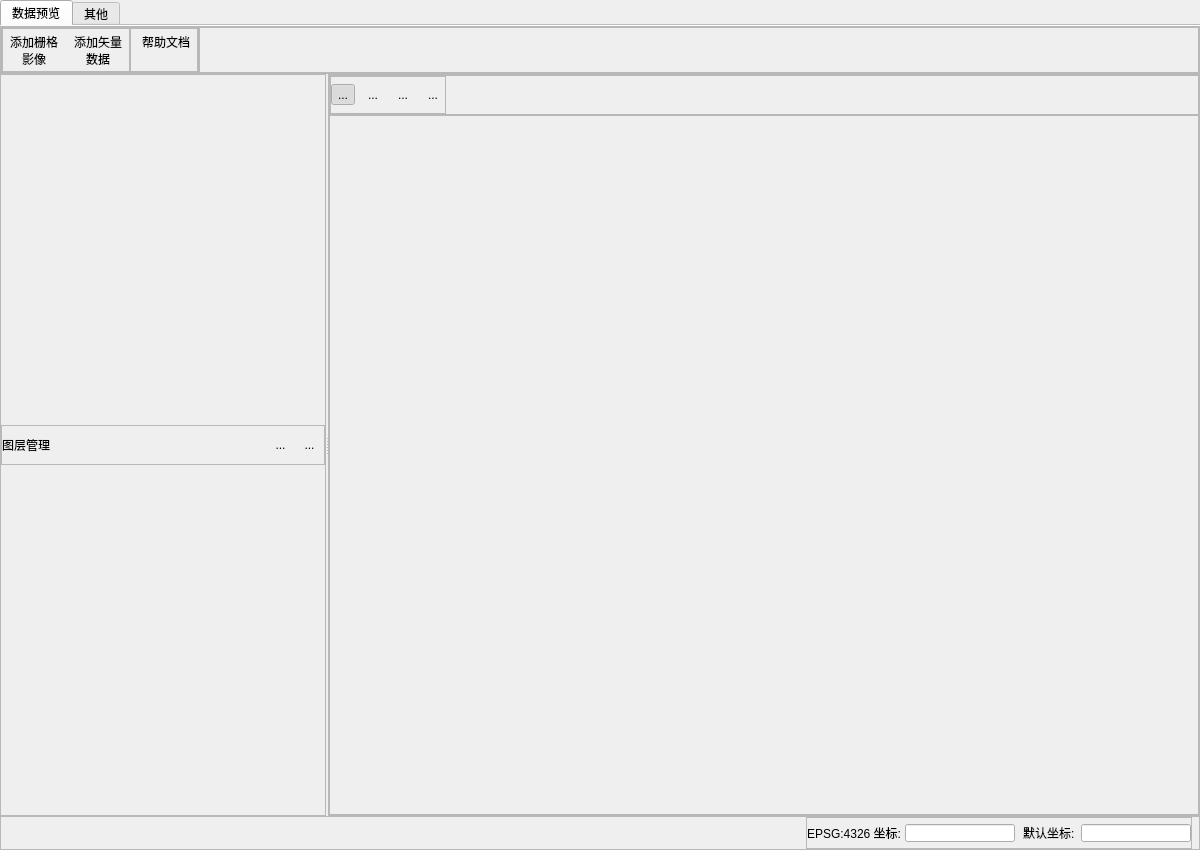
<?xml version="1.0" encoding="UTF-8"?>
<ui version="4.0">
 <class>MainWindow</class>
 <widget class="QMainWindow" name="MainWindow">
  <property name="geometry">
   <rect>
    <x>0</x>
    <y>0</y>
    <width>1200</width>
    <height>850</height>
   </rect>
  </property>
  <property name="minimumSize">
   <size>
    <width>1200</width>
    <height>850</height>
   </size>
  </property>
  <property name="windowTitle">
   <string>MainWindow</string>
  </property>
  <widget class="QWidget" name="centralwidget">
   <layout class="QVBoxLayout" name="verticalLayout">
    <property name="spacing">
     <number>0</number>
    </property>
    <property name="leftMargin">
     <number>0</number>
    </property>
    <property name="topMargin">
     <number>0</number>
    </property>
    <property name="rightMargin">
     <number>0</number>
    </property>
    <property name="bottomMargin">
     <number>0</number>
    </property>
    <item>
     <widget class="QTabWidget" name="tabWidget">
      <property name="currentIndex">
       <number>0</number>
      </property>
      <property name="documentMode">
       <bool>true</bool>
      </property>
      <widget class="QWidget" name="tab_data_preview">
       <attribute name="title">
        <string>数据预览</string>
       </attribute>
       <layout class="QVBoxLayout" name="verticalLayout_2">
        <property name="spacing">
         <number>0</number>
        </property>
        <property name="leftMargin">
         <number>0</number>
        </property>
        <property name="topMargin">
         <number>0</number>
        </property>
        <property name="rightMargin">
         <number>0</number>
        </property>
        <property name="bottomMargin">
         <number>0</number>
        </property>
        <item>
         <widget class="QFrame" name="frame_prev_top">
          <property name="sizePolicy">
           <sizepolicy hsizetype="Preferred" vsizetype="Fixed">
            <horstretch>0</horstretch>
            <verstretch>0</verstretch>
           </sizepolicy>
          </property>
          <property name="frameShape">
           <enum>QFrame::StyledPanel</enum>
          </property>
          <property name="frameShadow">
           <enum>QFrame::Raised</enum>
          </property>
          <layout class="QHBoxLayout" name="horizontalLayout">
           <property name="spacing">
            <number>0</number>
           </property>
           <property name="leftMargin">
            <number>0</number>
           </property>
           <property name="topMargin">
            <number>0</number>
           </property>
           <property name="rightMargin">
            <number>0</number>
           </property>
           <property name="bottomMargin">
            <number>0</number>
           </property>
           <item>
            <widget class="QFrame" name="frame_prev_tools">
             <property name="sizePolicy">
              <sizepolicy hsizetype="Fixed" vsizetype="Fixed">
               <horstretch>0</horstretch>
               <verstretch>0</verstretch>
              </sizepolicy>
             </property>
             <property name="frameShape">
              <enum>QFrame::StyledPanel</enum>
             </property>
             <property name="frameShadow">
              <enum>QFrame::Raised</enum>
             </property>
             <layout class="QHBoxLayout" name="horizontalLayout_2">
              <property name="spacing">
               <number>0</number>
              </property>
              <property name="leftMargin">
               <number>0</number>
              </property>
              <property name="topMargin">
               <number>0</number>
              </property>
              <property name="rightMargin">
               <number>0</number>
              </property>
              <property name="bottomMargin">
               <number>0</number>
              </property>
              <item>
               <widget class="QFrame" name="prev_tools_add">
                <property name="sizePolicy">
                 <sizepolicy hsizetype="Fixed" vsizetype="Preferred">
                  <horstretch>0</horstretch>
                  <verstretch>0</verstretch>
                 </sizepolicy>
                </property>
                <property name="frameShape">
                 <enum>QFrame::StyledPanel</enum>
                </property>
                <property name="frameShadow">
                 <enum>QFrame::Raised</enum>
                </property>
                <layout class="QHBoxLayout" name="horizontalLayout_3">
                 <property name="spacing">
                  <number>2</number>
                 </property>
                 <property name="leftMargin">
                  <number>0</number>
                 </property>
                 <property name="topMargin">
                  <number>0</number>
                 </property>
                 <property name="rightMargin">
                  <number>0</number>
                 </property>
                 <property name="bottomMargin">
                  <number>0</number>
                 </property>
                 <item>
                  <widget class="QToolButton" name="button_add_raster">
                   <property name="minimumSize">
                    <size>
                     <width>0</width>
                     <height>0</height>
                    </size>
                   </property>
                   <property name="baseSize">
                    <size>
                     <width>0</width>
                     <height>0</height>
                    </size>
                   </property>
                   <property name="font">
                    <font>
                     <family>Microsoft YaHei</family>
                    </font>
                   </property>
                   <property name="text">
                    <string>添加栅格
影像</string>
                   </property>
                   <property name="icon">
                    <iconset resource="../resources/rc.qrc">
                     <normaloff>:/icon/open_raster</normaloff>:/icon/open_raster</iconset>
                   </property>
                   <property name="iconSize">
                    <size>
                     <width>36</width>
                     <height>36</height>
                    </size>
                   </property>
                   <property name="toolButtonStyle">
                    <enum>Qt::ToolButtonTextUnderIcon</enum>
                   </property>
                   <property name="autoRaise">
                    <bool>true</bool>
                   </property>
                  </widget>
                 </item>
                 <item>
                  <widget class="QToolButton" name="button_add_shp">
                   <property name="font">
                    <font>
                     <family>Microsoft YaHei</family>
                    </font>
                   </property>
                   <property name="text">
                    <string>添加矢量
数据</string>
                   </property>
                   <property name="icon">
                    <iconset resource="../resources/rc.qrc">
                     <normaloff>:/icon/open_vector</normaloff>:/icon/open_vector</iconset>
                   </property>
                   <property name="iconSize">
                    <size>
                     <width>36</width>
                     <height>36</height>
                    </size>
                   </property>
                   <property name="toolButtonStyle">
                    <enum>Qt::ToolButtonTextUnderIcon</enum>
                   </property>
                   <property name="autoRaise">
                    <bool>true</bool>
                   </property>
                  </widget>
                 </item>
                </layout>
               </widget>
              </item>
              <item>
               <widget class="QFrame" name="prev_tools_teach">
                <property name="frameShape">
                 <enum>QFrame::StyledPanel</enum>
                </property>
                <property name="frameShadow">
                 <enum>QFrame::Raised</enum>
                </property>
                <layout class="QHBoxLayout" name="horizontalLayout_9">
                 <property name="spacing">
                  <number>2</number>
                 </property>
                 <property name="leftMargin">
                  <number>4</number>
                 </property>
                 <property name="topMargin">
                  <number>0</number>
                 </property>
                 <property name="rightMargin">
                  <number>0</number>
                 </property>
                 <property name="bottomMargin">
                  <number>0</number>
                 </property>
                 <item>
                  <widget class="QToolButton" name="button_help">
                   <property name="font">
                    <font>
                     <family>Microsoft YaHei</family>
                    </font>
                   </property>
                   <property name="text">
                    <string>帮助文档
</string>
                   </property>
                   <property name="icon">
                    <iconset resource="../resources/rc.qrc">
                     <normaloff>:/icon/help</normaloff>:/icon/help</iconset>
                   </property>
                   <property name="iconSize">
                    <size>
                     <width>36</width>
                     <height>36</height>
                    </size>
                   </property>
                   <property name="toolButtonStyle">
                    <enum>Qt::ToolButtonTextUnderIcon</enum>
                   </property>
                   <property name="autoRaise">
                    <bool>true</bool>
                   </property>
                  </widget>
                 </item>
                </layout>
               </widget>
              </item>
             </layout>
            </widget>
           </item>
           <item>
            <widget class="QFrame" name="frame_prev_fill">
             <property name="font">
              <font>
               <family>Microsoft YaHei</family>
              </font>
             </property>
             <property name="frameShape">
              <enum>QFrame::StyledPanel</enum>
             </property>
             <property name="frameShadow">
              <enum>QFrame::Raised</enum>
             </property>
            </widget>
           </item>
          </layout>
         </widget>
        </item>
        <item>
         <widget class="QWidget" name="widget_middle" native="true">
          <layout class="QHBoxLayout" name="horizontalLayout_4">
           <property name="spacing">
            <number>0</number>
           </property>
           <property name="leftMargin">
            <number>0</number>
           </property>
           <property name="topMargin">
            <number>0</number>
           </property>
           <property name="rightMargin">
            <number>0</number>
           </property>
           <property name="bottomMargin">
            <number>0</number>
           </property>
           <item>
            <widget class="QSplitter" name="splitter">
             <property name="orientation">
              <enum>Qt::Horizontal</enum>
             </property>
             <property name="handleWidth">
              <number>2</number>
             </property>
             <property name="childrenCollapsible">
              <bool>false</bool>
             </property>
             <widget class="QFrame" name="frame_prev_layers">
              <property name="minimumSize">
               <size>
                <width>200</width>
                <height>0</height>
               </size>
              </property>
              <property name="frameShape">
               <enum>QFrame::StyledPanel</enum>
              </property>
              <property name="frameShadow">
               <enum>QFrame::Raised</enum>
              </property>
              <layout class="QVBoxLayout" name="layout_prev_layers">
               <property name="spacing">
                <number>0</number>
               </property>
               <property name="leftMargin">
                <number>0</number>
               </property>
               <property name="topMargin">
                <number>0</number>
               </property>
               <property name="rightMargin">
                <number>0</number>
               </property>
               <property name="bottomMargin">
                <number>0</number>
               </property>
               <item>
                <widget class="QFrame" name="frame_prev_layers_mgr">
                 <property name="sizePolicy">
                  <sizepolicy hsizetype="Preferred" vsizetype="Fixed">
                   <horstretch>0</horstretch>
                   <verstretch>0</verstretch>
                  </sizepolicy>
                 </property>
                 <property name="minimumSize">
                  <size>
                   <width>0</width>
                   <height>40</height>
                  </size>
                 </property>
                 <property name="maximumSize">
                  <size>
                   <width>16777215</width>
                   <height>40</height>
                  </size>
                 </property>
                 <property name="frameShape">
                  <enum>QFrame::StyledPanel</enum>
                 </property>
                 <property name="frameShadow">
                  <enum>QFrame::Raised</enum>
                 </property>
                 <layout class="QHBoxLayout" name="horizontalLayout_5">
                  <property name="spacing">
                   <number>0</number>
                  </property>
                  <property name="leftMargin">
                   <number>0</number>
                  </property>
                  <property name="topMargin">
                   <number>0</number>
                  </property>
                  <property name="rightMargin">
                   <number>0</number>
                  </property>
                  <property name="bottomMargin">
                   <number>0</number>
                  </property>
                  <item>
                   <widget class="QLabel" name="label">
                    <property name="font">
                     <font>
                      <family>Microsoft YaHei</family>
                     </font>
                    </property>
                    <property name="text">
                     <string>图层管理</string>
                    </property>
                   </widget>
                  </item>
                  <item>
                   <spacer name="horizontalSpacer">
                    <property name="orientation">
                     <enum>Qt::Horizontal</enum>
                    </property>
                    <property name="sizeHint" stdset="0">
                     <size>
                      <width>40</width>
                      <height>20</height>
                     </size>
                    </property>
                   </spacer>
                  </item>
                  <item>
                   <widget class="QToolButton" name="button_prev_clear">
                    <property name="styleSheet">
                     <string notr="true">padding:4px;</string>
                    </property>
                    <property name="text">
                     <string>...</string>
                    </property>
                    <property name="icon">
                     <iconset resource="../resources/rc.qrc">
                      <normaloff>:/icon/clear_layer</normaloff>:/icon/clear_layer</iconset>
                    </property>
                    <property name="iconSize">
                     <size>
                      <width>16</width>
                      <height>16</height>
                     </size>
                    </property>
                    <property name="autoRaise">
                     <bool>true</bool>
                    </property>
                   </widget>
                  </item>
                  <item>
                   <widget class="QToolButton" name="button_prev_remove">
                    <property name="styleSheet">
                     <string notr="true">padding:4px;</string>
                    </property>
                    <property name="text">
                     <string>...</string>
                    </property>
                    <property name="icon">
                     <iconset resource="../resources/rc.qrc">
                      <normaloff>:/icon/remove_layer</normaloff>:/icon/remove_layer</iconset>
                    </property>
                    <property name="iconSize">
                     <size>
                      <width>16</width>
                      <height>16</height>
                     </size>
                    </property>
                    <property name="autoRaise">
                     <bool>true</bool>
                    </property>
                   </widget>
                  </item>
                 </layout>
                </widget>
               </item>
              </layout>
             </widget>
             <widget class="QFrame" name="frame_prev_map">
              <property name="sizePolicy">
               <sizepolicy hsizetype="Expanding" vsizetype="Preferred">
                <horstretch>0</horstretch>
                <verstretch>0</verstretch>
               </sizepolicy>
              </property>
              <property name="frameShape">
               <enum>QFrame::StyledPanel</enum>
              </property>
              <property name="frameShadow">
               <enum>QFrame::Raised</enum>
              </property>
              <layout class="QVBoxLayout" name="verticalLayout_4">
               <property name="spacing">
                <number>0</number>
               </property>
               <property name="leftMargin">
                <number>0</number>
               </property>
               <property name="topMargin">
                <number>0</number>
               </property>
               <property name="rightMargin">
                <number>0</number>
               </property>
               <property name="bottomMargin">
                <number>0</number>
               </property>
               <item>
                <widget class="QFrame" name="frame_prev_map_mgr">
                 <property name="sizePolicy">
                  <sizepolicy hsizetype="Preferred" vsizetype="Fixed">
                   <horstretch>0</horstretch>
                   <verstretch>0</verstretch>
                  </sizepolicy>
                 </property>
                 <property name="minimumSize">
                  <size>
                   <width>0</width>
                   <height>40</height>
                  </size>
                 </property>
                 <property name="maximumSize">
                  <size>
                   <width>16777215</width>
                   <height>40</height>
                  </size>
                 </property>
                 <property name="frameShape">
                  <enum>QFrame::StyledPanel</enum>
                 </property>
                 <property name="frameShadow">
                  <enum>QFrame::Raised</enum>
                 </property>
                 <layout class="QVBoxLayout" name="verticalLayout_5">
                  <property name="spacing">
                   <number>0</number>
                  </property>
                  <property name="leftMargin">
                   <number>0</number>
                  </property>
                  <property name="topMargin">
                   <number>0</number>
                  </property>
                  <property name="rightMargin">
                   <number>0</number>
                  </property>
                  <property name="bottomMargin">
                   <number>0</number>
                  </property>
                  <item>
                   <widget class="QFrame" name="prev_map_tools">
                    <property name="sizePolicy">
                     <sizepolicy hsizetype="Fixed" vsizetype="Preferred">
                      <horstretch>0</horstretch>
                      <verstretch>0</verstretch>
                     </sizepolicy>
                    </property>
                    <property name="frameShape">
                     <enum>QFrame::StyledPanel</enum>
                    </property>
                    <property name="frameShadow">
                     <enum>QFrame::Raised</enum>
                    </property>
                    <layout class="QHBoxLayout" name="horizontalLayout_6">
                     <property name="spacing">
                      <number>6</number>
                     </property>
                     <property name="leftMargin">
                      <number>0</number>
                     </property>
                     <property name="topMargin">
                      <number>0</number>
                     </property>
                     <property name="rightMargin">
                      <number>0</number>
                     </property>
                     <property name="bottomMargin">
                      <number>0</number>
                     </property>
                     <item>
                      <widget class="QToolButton" name="button_move">
                       <property name="text">
                        <string>...</string>
                       </property>
                       <property name="icon">
                        <iconset resource="../resources/rc.qrc">
                         <normaloff>:/icon/action_move</normaloff>:/icon/action_move</iconset>
                       </property>
                       <property name="checkable">
                        <bool>true</bool>
                       </property>
                       <property name="checked">
                        <bool>true</bool>
                       </property>
                       <property name="autoExclusive">
                        <bool>true</bool>
                       </property>
                       <property name="autoRaise">
                        <bool>true</bool>
                       </property>
                      </widget>
                     </item>
                     <item>
                      <widget class="QToolButton" name="button_zoom_in">
                       <property name="text">
                        <string>...</string>
                       </property>
                       <property name="icon">
                        <iconset resource="../resources/rc.qrc">
                         <normaloff>:/icon/action_zoom_in</normaloff>:/icon/action_zoom_in</iconset>
                       </property>
                       <property name="checkable">
                        <bool>true</bool>
                       </property>
                       <property name="checked">
                        <bool>false</bool>
                       </property>
                       <property name="autoExclusive">
                        <bool>true</bool>
                       </property>
                       <property name="autoRaise">
                        <bool>true</bool>
                       </property>
                      </widget>
                     </item>
                     <item>
                      <widget class="QToolButton" name="button_zoom_out">
                       <property name="text">
                        <string>...</string>
                       </property>
                       <property name="icon">
                        <iconset resource="../resources/rc.qrc">
                         <normaloff>:/icon/action_zoom_out</normaloff>:/icon/action_zoom_out</iconset>
                       </property>
                       <property name="checkable">
                        <bool>true</bool>
                       </property>
                       <property name="autoExclusive">
                        <bool>true</bool>
                       </property>
                       <property name="autoRaise">
                        <bool>true</bool>
                       </property>
                      </widget>
                     </item>
                     <item>
                      <widget class="QToolButton" name="button_refresh">
                       <property name="text">
                        <string>...</string>
                       </property>
                       <property name="icon">
                        <iconset resource="../resources/rc.qrc">
                         <normaloff>:/icon/action_refresh</normaloff>:/icon/action_refresh</iconset>
                       </property>
                       <property name="checkable">
                        <bool>true</bool>
                       </property>
                       <property name="autoExclusive">
                        <bool>true</bool>
                       </property>
                       <property name="autoRaise">
                        <bool>true</bool>
                       </property>
                      </widget>
                     </item>
                    </layout>
                   </widget>
                  </item>
                 </layout>
                </widget>
               </item>
               <item>
                <widget class="QFrame" name="frame_prev_map_show">
                 <property name="minimumSize">
                  <size>
                   <width>400</width>
                   <height>0</height>
                  </size>
                 </property>
                 <property name="frameShape">
                  <enum>QFrame::StyledPanel</enum>
                 </property>
                 <property name="frameShadow">
                  <enum>QFrame::Raised</enum>
                 </property>
                 <layout class="QVBoxLayout" name="preview_qgis_map">
                  <property name="spacing">
                   <number>0</number>
                  </property>
                  <property name="leftMargin">
                   <number>0</number>
                  </property>
                  <property name="topMargin">
                   <number>0</number>
                  </property>
                  <property name="rightMargin">
                   <number>0</number>
                  </property>
                  <property name="bottomMargin">
                   <number>0</number>
                  </property>
                 </layout>
                </widget>
               </item>
              </layout>
             </widget>
            </widget>
           </item>
          </layout>
         </widget>
        </item>
        <item>
         <widget class="QFrame" name="frame_prev_bottom">
          <property name="minimumSize">
           <size>
            <width>0</width>
            <height>34</height>
           </size>
          </property>
          <property name="maximumSize">
           <size>
            <width>16777215</width>
            <height>34</height>
           </size>
          </property>
          <property name="frameShape">
           <enum>QFrame::StyledPanel</enum>
          </property>
          <property name="frameShadow">
           <enum>QFrame::Raised</enum>
          </property>
          <layout class="QHBoxLayout" name="horizontalLayout_7">
           <property name="spacing">
            <number>0</number>
           </property>
           <property name="leftMargin">
            <number>0</number>
           </property>
           <property name="topMargin">
            <number>0</number>
           </property>
           <property name="rightMargin">
            <number>0</number>
           </property>
           <property name="bottomMargin">
            <number>0</number>
           </property>
           <item>
            <widget class="QLabel" name="label_tips_prev">
             <property name="text">
              <string/>
             </property>
            </widget>
           </item>
           <item>
            <widget class="QFrame" name="frame_coords">
             <property name="sizePolicy">
              <sizepolicy hsizetype="Fixed" vsizetype="Preferred">
               <horstretch>0</horstretch>
               <verstretch>0</verstretch>
              </sizepolicy>
             </property>
             <property name="frameShape">
              <enum>QFrame::StyledPanel</enum>
             </property>
             <property name="frameShadow">
              <enum>QFrame::Raised</enum>
             </property>
             <layout class="QHBoxLayout" name="horizontalLayout_8">
              <property name="spacing">
               <number>0</number>
              </property>
              <property name="leftMargin">
               <number>0</number>
              </property>
              <property name="topMargin">
               <number>0</number>
              </property>
              <property name="rightMargin">
               <number>0</number>
              </property>
              <property name="bottomMargin">
               <number>0</number>
              </property>
              <item>
               <widget class="QLabel" name="label_coords_name">
                <property name="text">
                 <string>EPSG:4326 坐标: </string>
                </property>
               </widget>
              </item>
              <item>
               <widget class="QLineEdit" name="edit_coords_value">
                <property name="styleSheet">
                 <string notr="true">padding-left: 1px;
padding-right: 1px;</string>
                </property>
               </widget>
              </item>
              <item>
               <widget class="QLabel" name="label_coords_default_name">
                <property name="styleSheet">
                 <string notr="true">padding: 0px;
margin-left: 5px</string>
                </property>
                <property name="text">
                 <string>默认坐标: </string>
                </property>
               </widget>
              </item>
              <item>
               <widget class="QLineEdit" name="label_coords_default_value">
                <property name="styleSheet">
                 <string notr="true">padding-left: 1px;
padding-right: 1px;</string>
                </property>
               </widget>
              </item>
             </layout>
            </widget>
           </item>
           <item>
            <widget class="QLabel" name="label_crs">
             <property name="sizePolicy">
              <sizepolicy hsizetype="Fixed" vsizetype="Preferred">
               <horstretch>0</horstretch>
               <verstretch>0</verstretch>
              </sizepolicy>
             </property>
             <property name="text">
              <string/>
             </property>
            </widget>
           </item>
          </layout>
         </widget>
        </item>
       </layout>
      </widget>
      <widget class="QWidget" name="tab_others">
       <attribute name="title">
        <string>其他</string>
       </attribute>
      </widget>
     </widget>
    </item>
   </layout>
  </widget>
 </widget>
 <resources>
  <include location="../resources/rc.qrc"/>
 </resources>
 <connections/>
</ui>
